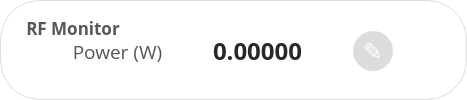
           <widget class="QGroupBox" name="power_group">
            <property name="enabled">
             <bool>true</bool>
            </property>
            <property name="sizePolicy">
             <sizepolicy hsizetype="Expanding" vsizetype="Expanding">
              <horstretch>0</horstretch>
              <verstretch>0</verstretch>
             </sizepolicy>
            </property>
            <property name="minimumSize">
             <size>
              <width>350</width>
              <height>98</height>
             </size>
            </property>
            <property name="maximumSize">
             <size>
              <width>600</width>
              <height>200</height>
             </size>
            </property>
            <property name="font">
             <font>
              <family>Open Sans</family>
              <pointsize>13</pointsize>
              <weight>75</weight>
              <bold>true</bold>
             </font>
            </property>
            <property name="styleSheet">
             <string notr="true">QGroupBox { border: none; background: white; border-radius: 40px; border: 1px solid rgb(220,220,220); }
QGroupBox::title { subcontrol-origin: margin; padding: 0px 8px; left: 16px; top: 16px; color: rgb(85, 87, 83); }
QGroupBox::title:disabled { color: rgb(180,180,180); }</string>
            </property>
            <property name="title">
             <string>RF Monitor</string>
            </property>
            <layout class="QHBoxLayout" name="horizontalLayout_5">
             <property name="spacing">
              <number>30</number>
             </property>
             <property name="leftMargin">
              <number>31</number>
             </property>
             <property name="topMargin">
              <number>28</number>
             </property>
             <property name="rightMargin">
              <number>33</number>
             </property>
             <property name="bottomMargin">
              <number>25</number>
             </property>
             <item>
              <spacer name="horizontalSpacer_8">
               <property name="orientation">
                <enum>Qt::Horizontal</enum>
               </property>
               <property name="sizeHint" stdset="0">
                <size>
                 <width>40</width>
                 <height>20</height>
                </size>
               </property>
              </spacer>
             </item>
             <item>
              <widget class="QLabel" name="label_17">
               <property name="minimumSize">
                <size>
                 <width>91</width>
                 <height>0</height>
                </size>
               </property>
               <property name="maximumSize">
                <size>
                 <width>16777215</width>
                 <height>1000</height>
                </size>
               </property>
               <property name="font">
                <font>
                 <family>Open Sans</family>
                 <pointsize>14</pointsize>
                </font>
               </property>
               <property name="styleSheet">
                <string notr="true">QLabel{ background: none; color: rgb(85,87,83); }
QLabel:disabled{ color: transparent; }</string>
               </property>
               <property name="text">
                <string>Power (W)</string>
               </property>
               <property name="alignment">
                <set>Qt::AlignCenter</set>
               </property>
              </widget>
             </item>
             <item>
              <widget class="SmartLineEdit" name="power_edit">
               <property name="minimumSize">
                <size>
                 <width>130</width>
                 <height>36</height>
                </size>
               </property>
               <property name="maximumSize">
                <size>
                 <width>130</width>
                 <height>36</height>
                </size>
               </property>
               <property name="font">
                <font>
                 <family>Open Sans</family>
                 <pointsize>18</pointsize>
                 <weight>75</weight>
                 <bold>true</bold>
                </font>
               </property>
               <property name="focusPolicy">
                <enum>Qt::NoFocus</enum>
               </property>
               <property name="styleSheet">
                <string notr="true">QLineEdit { height: 34px; border-radius: 17px; border: none; background: transparent; color: rgb(40,40,40); }
QLineEdit:disabled { color: transparent; }
</string>
               </property>
               <property name="text">
                <string>0.00000</string>
               </property>
               <property name="alignment">
                <set>Qt::AlignCenter</set>
               </property>
               <property name="readOnly">
                <bool>true</bool>
               </property>
              </widget>
             </item>
             <item>
              <widget class="QPushButton" name="power_button">
               <property name="enabled">
                <bool>false</bool>
               </property>
               <property name="minimumSize">
                <size>
                 <width>40</width>
                 <height>40</height>
                </size>
               </property>
               <property name="maximumSize">
                <size>
                 <width>40</width>
                 <height>40</height>
                </size>
               </property>
               <property name="font">
                <font>
                 <family>Open Sans</family>
                 <pointsize>18</pointsize>
                </font>
               </property>
               <property name="cursor">
                <cursorShape>PointingHandCursor</cursorShape>
               </property>
               <property name="styleSheet">
                <string notr="true">QPushButton {
	background-color: rgb(85,87,83);
	border: none;
	border-radius: 20px;
	color: white;
	height: 40px;
	width: 40px;
}
QPushButton:hover { background-color: rgb(66,68,65); }
QPushButton:hover:pressed { background-color: rgb(48,49,47); }
QPushButton:disabled { background-color: rgb(220,220,220); }</string>
               </property>
               <property name="text">
                <string>✎</string>
               </property>
              </widget>
             </item>
             <item>
              <spacer name="horizontalSpacer_9">
               <property name="orientation">
                <enum>Qt::Horizontal</enum>
               </property>
               <property name="sizeHint" stdset="0">
                <size>
                 <width>40</width>
                 <height>20</height>
                </size>
               </property>
              </spacer>
             </item>
            </layout>
           </widget>
